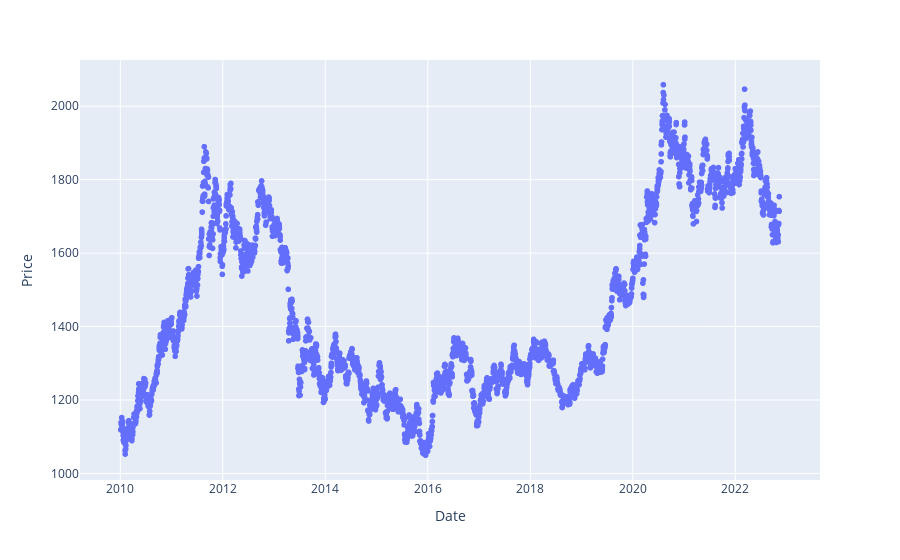

Source (notebook cell):
### Code cell
plt.figure(figsize = (16,8))

import plotly.express as px
fig = px.scatter(df, x="Date", y="Price")
fig.show()

### Figure 1 — Plotly figure (JSON) as saved in the notebook; plotly's stock layout.template omitted (floating-point values rounded to 4 significant figures; data arrays with more than 128 entries replaced by an {"elided": "..."} marker saying what was removed)
{"data": [{"hovertemplate": "Date=%{x}<br>Price=%{y}<extra></extra>", "legendgroup": "", "marker": {"color": "#636efa", "symbol": "circle"}, "mode": "markers", "name": "", "showlegend": false, "type": "scattergl", "x": {"elided": "3321 str values"}, "xaxis": "x", "y": {"elided": "3321 float values"}, "yaxis": "y"}], "layout": {"legend": {"tracegroupgap": 0}, "margin": {"t": 60}, "xaxis": {"anchor": "y", "domain": [0, 1], "title": {"text": "Date"}}, "yaxis": {"anchor": "x", "domain": [0, 1], "title": {"text": "Price"}}}}
